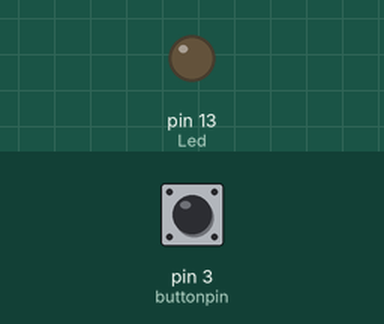
Bench run of a sketch on a simulated Arduino Uno, built with avr-gcc and run on an emulated ATmega328P. Parts: output pins drawn as LEDs (lit = HIGH). The inputs (shaded band) are chosen by the test bench; at power-on: pin 3 (buttonpin) LOW.

Above: at 1.2 s.
1.3 s: pin 3 (buttonpin) pulled HIGH for 0.15 s
At 1.37 s:
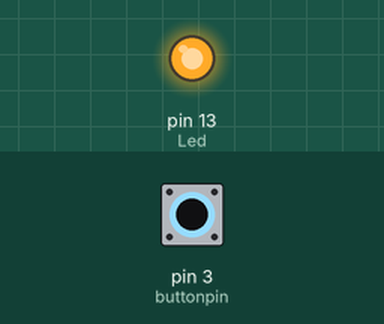
2.9 s: pin 3 (buttonpin) pulled HIGH for 3.2 s
At 7.0 s:
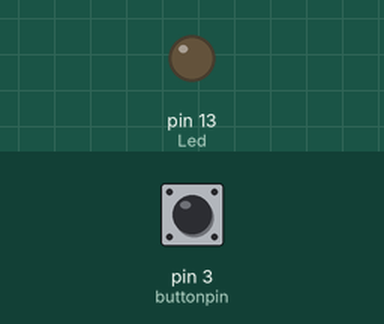
Timing chart, 0 to 8.5 s (numbered marks = the images above; inputs shaded):
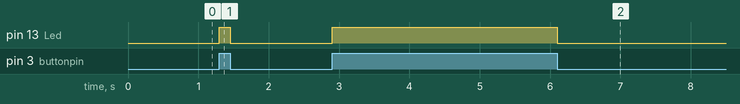

The sketch:

tut1_digital.ino
```cpp
int Led = 13;
int buttonpin = 3;
int val = 0;

void setup() {
  // put your setup code here, to run once:
  pinMode(Led, OUTPUT);
  pinMode(buttonpin, INPUT);
}

void loop() {
  // put your main code here, to run repeatedly:
  val = digitalRead(buttonpin);
  if(val == HIGH)
    digitalWrite(Led, HIGH);
  else
    digitalWrite(Led, LOW);
}
```

Measured:
- after the input at 1.3 s, pin 13 (Led): LOW → HIGH at once, → LOW 0.15 s later
- after the input at 2.9 s, pin 13 (Led): LOW → HIGH at once, → LOW 3.2 s later
